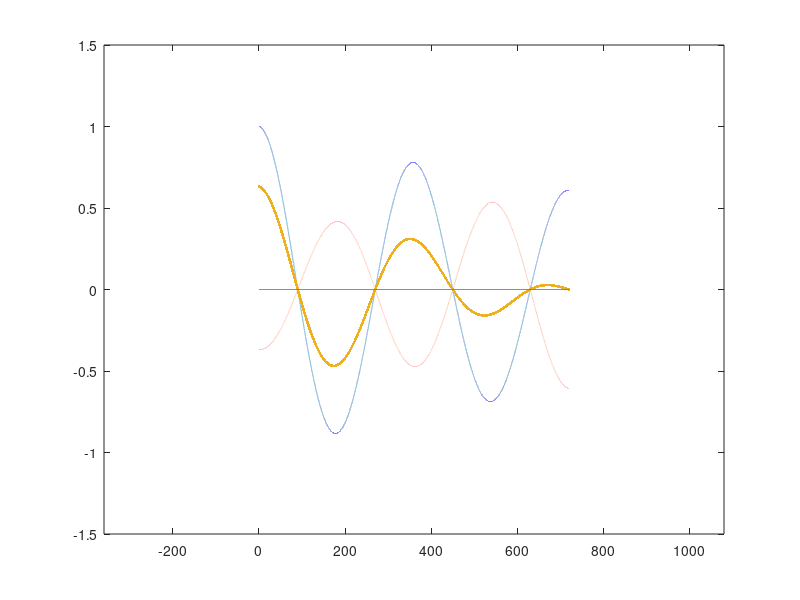
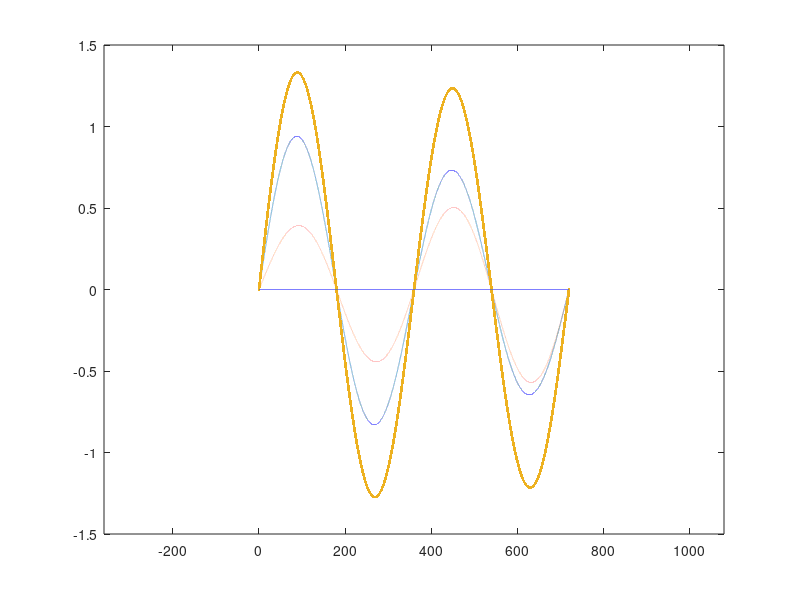
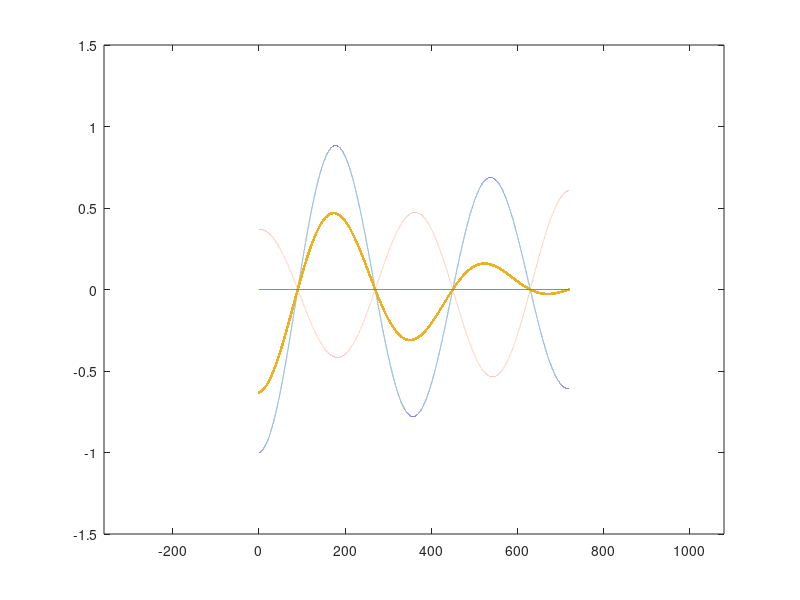
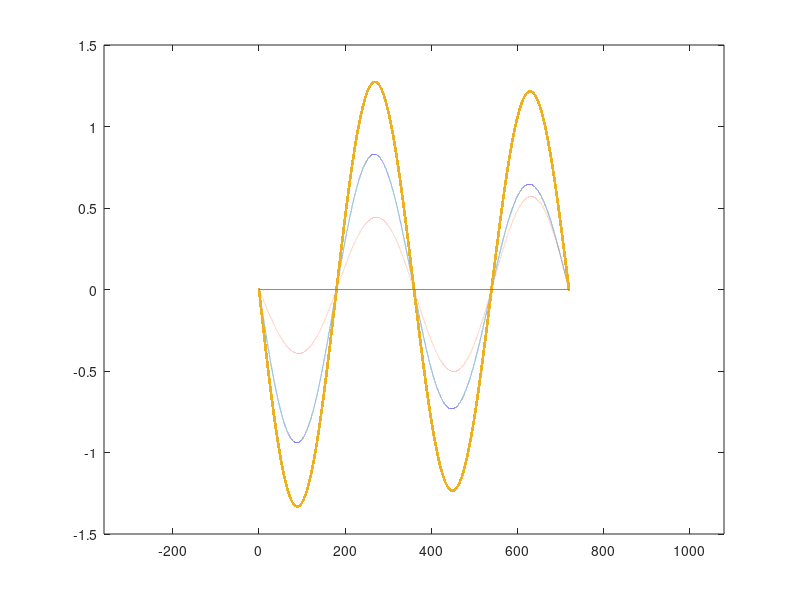

The MATLAB script that drew these images, in order:

clear

XEnd=360*2;
dx=0.01;
for k=1:4
    j=90*(k-1);
for i=1:XEnd/dx
    x(i)=0+(i-1)*dx;
    inc(i)=sind(x(i)-j+90)*exp(-x(i)/XEnd/2);
    ref(i)=sind(x(i)+j+270)*exp(x(i)/XEnd/2)/exp(1);
    sum(i)=inc(i)+ref(i);
    zero(i)=0;
end

figure
hold off
plot(x, inc, '--')
hold on
plot(x, ref, ':')
axis([(-XEnd*0.5) (XEnd*1.5) -1.5 1.5])
plot(x, sum,'.-')
plot(x, zero)


end
figure
hold off
plot(x, inc, '--')
hold on
plot(x, ref, ':')
axis([(-XEnd*0.5) (XEnd*1.5) -1.5 1.5])
plot(x, sum,'.-')
plot(x, zero)

legend('Incident Wave','Reflected Wave','Sum Wave', 'Location','NorthEastOutside')